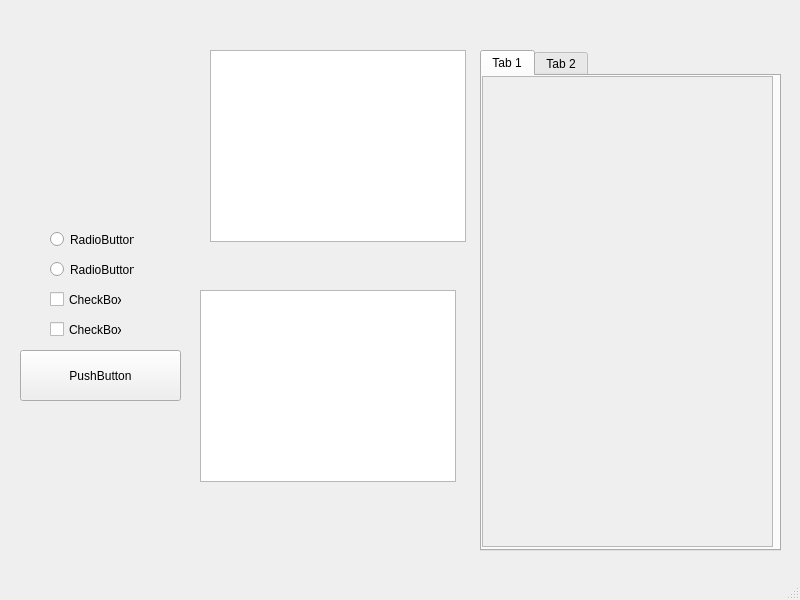
<?xml version="1.0" encoding="UTF-8"?>
<ui version="4.0">
 <class>MainWindow</class>
 <widget class="QMainWindow" name="MainWindow">
  <property name="geometry">
   <rect>
    <x>0</x>
    <y>0</y>
    <width>800</width>
    <height>600</height>
   </rect>
  </property>
  <property name="windowTitle">
   <string>MainWindow</string>
  </property>
  <widget class="QWidget" name="centralwidget">
   <widget class="QRadioButton" name="radioButton">
    <property name="geometry">
     <rect>
      <x>50</x>
      <y>230</y>
      <width>84</width>
      <height>19</height>
     </rect>
    </property>
    <property name="text">
     <string>RadioButton</string>
    </property>
   </widget>
   <widget class="QRadioButton" name="radioButton_2">
    <property name="geometry">
     <rect>
      <x>50</x>
      <y>260</y>
      <width>84</width>
      <height>19</height>
     </rect>
    </property>
    <property name="text">
     <string>RadioButton</string>
    </property>
   </widget>
   <widget class="QCheckBox" name="checkBox">
    <property name="geometry">
     <rect>
      <x>50</x>
      <y>290</y>
      <width>72</width>
      <height>19</height>
     </rect>
    </property>
    <property name="text">
     <string>CheckBox</string>
    </property>
   </widget>
   <widget class="QCheckBox" name="checkBox_2">
    <property name="geometry">
     <rect>
      <x>50</x>
      <y>320</y>
      <width>72</width>
      <height>19</height>
     </rect>
    </property>
    <property name="text">
     <string>CheckBox</string>
    </property>
   </widget>
   <widget class="QPushButton" name="pushButton">
    <property name="geometry">
     <rect>
      <x>20</x>
      <y>350</y>
      <width>161</width>
      <height>51</height>
     </rect>
    </property>
    <property name="text">
     <string>PushButton</string>
    </property>
   </widget>
   <widget class="QTreeView" name="treeView">
    <property name="geometry">
     <rect>
      <x>210</x>
      <y>50</y>
      <width>256</width>
      <height>192</height>
     </rect>
    </property>
   </widget>
   <widget class="QListView" name="listView">
    <property name="geometry">
     <rect>
      <x>200</x>
      <y>290</y>
      <width>256</width>
      <height>192</height>
     </rect>
    </property>
   </widget>
   <widget class="QTabWidget" name="tabWidget">
    <property name="geometry">
     <rect>
      <x>480</x>
      <y>50</y>
      <width>301</width>
      <height>501</height>
     </rect>
    </property>
    <property name="currentIndex">
     <number>0</number>
    </property>
    <widget class="QWidget" name="tab">
     <attribute name="title">
      <string>Tab 1</string>
     </attribute>
     <widget class="QScrollArea" name="scrollArea">
      <property name="geometry">
       <rect>
        <x>0</x>
        <y>0</y>
        <width>291</width>
        <height>471</height>
       </rect>
      </property>
      <property name="widgetResizable">
       <bool>true</bool>
      </property>
      <widget class="QWidget" name="scrollAreaWidgetContents">
       <property name="geometry">
        <rect>
         <x>0</x>
         <y>0</y>
         <width>289</width>
         <height>469</height>
        </rect>
       </property>
      </widget>
     </widget>
    </widget>
    <widget class="QWidget" name="tab_2">
     <attribute name="title">
      <string>Tab 2</string>
     </attribute>
     <widget class="QStackedWidget" name="stackedWidget">
      <property name="geometry">
       <rect>
        <x>40</x>
        <y>10</y>
        <width>211</width>
        <height>131</height>
       </rect>
      </property>
      <widget class="QWidget" name="page"/>
      <widget class="QWidget" name="page_2"/>
     </widget>
     <widget class="QLabel" name="label">
      <property name="geometry">
       <rect>
        <x>40</x>
        <y>140</y>
        <width>211</width>
        <height>81</height>
       </rect>
      </property>
      <property name="text">
       <string>TextLabel</string>
      </property>
     </widget>
    </widget>
   </widget>
  </widget>
  <widget class="QMenuBar" name="menubar">
   <property name="geometry">
    <rect>
     <x>0</x>
     <y>0</y>
     <width>800</width>
     <height>20</height>
    </rect>
   </property>
  </widget>
  <widget class="QStatusBar" name="statusbar"/>
 </widget>
 <resources/>
 <connections/>
</ui>
